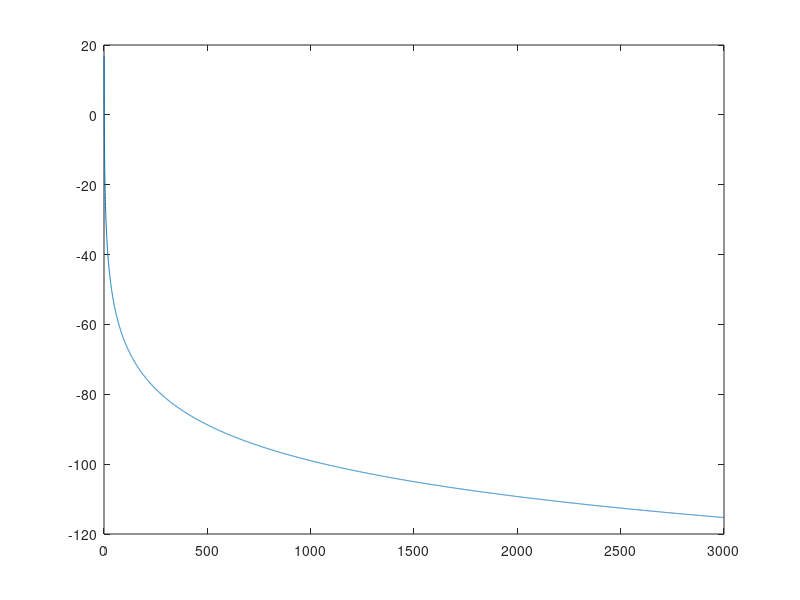

Here is the MATLAB script that generated this plot:
d = 0:0.4:3000;

Ptx = 20; % dBm
Gtx = 3; % dBi
Grx = 8.15; % dBi
Lcabo = 1; % dB
lambda = 299392458/915000000; % m
gamma = 3.4108;

Pxr = Ptx + Gtx + Grx - Lcabo + 10 * log10((lambda / (4 * pi).^2)) - 10 * gamma * log10(d);

xlabel ("Distancia(m)");
ylabel ("RSSI(dBm)");
title ("Graph");

plot (d, Pxr);
